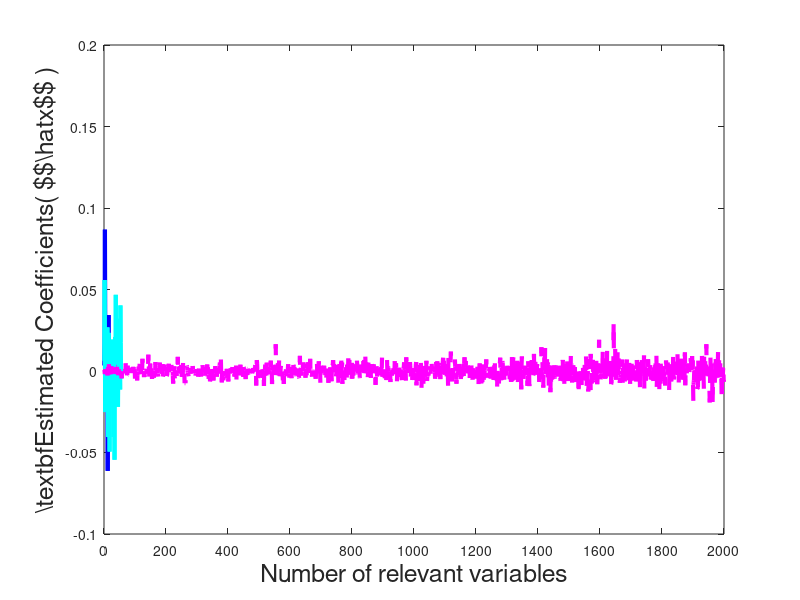

This figure's MATLAB source: (Note: this script raises an error after producing the figure.)
figure('Color', 'white');
set(gcf,'units','points','position',[0,0,550,350]);
%set(gca,'Fontsize',18);
clf; 
L1data = load('data/L1coefficient.txt');
OL1data = load('data/OL1coefficient.txt');
OL12data = load('data/L12coefficient.txt');
OL2data = load('data/OL2coefficient.txt');
L1data =  L1data(L1data~=0);
OL1data = OL1data(OL1data~=0);
OL12data = OL12data(OL12data~=0);
OL2data = OL2data(OL2data~=0);

%size(OL2data)
%lambda = min(data)+rand(1,length(OL2data))*(max(data)-min(data)); % x=xmin+rand(1,n)*(xmax-xmin)
%size(L1data)
%size(OL1data)
%size(OL2data)
%size(lambda)
plot(L1data,'r-.','MarkerSize', 10, 'LineWidth', 3);
hold on
plot(OL1data,'b-','MarkerSize', 10, 'LineWidth', 3);
hold on
plot(OL12data,'c-','MarkerSize', 10, 'LineWidth', 3);
hold on
plot(OL2data,'m--','MarkerSize', 10, 'LineWidth', 3);
hold off;
%xlim([0,50]);
%set(gca,'YScale','log');
set(gca,'XTick',(0:200:2000));
xlabel('Number of relevant variables','FontSize',18); 
h = ylabel('\textbf{Estimated Coefficients( $$\hat{x}$$ )}','FontSize',18);
set(h,'unit','character');
set(h,'interpreter','latex');
set(gca,'FontSize',18,'FontName','times');
legend1 = legend('Lasso','$$O\ell_{1}$$','$$O\ell_{1,2}$$','$$O\ell_{2}$$');
set(legend1,'FontSize',18,'FontName','times','Interpreter','latex');
title('q = 0.4','FontSize',18);
set(gca,'Fontsize',18);
set(gca,'color','none');
%print('E:\Deep Learning\Research\Paper Writting\graphs\variableselection.png','-dpng','-r900');
%print('E:\Deep Learning\Research\Paper Writting\graphs\variableselection.eps','-depsc2','-r900');

